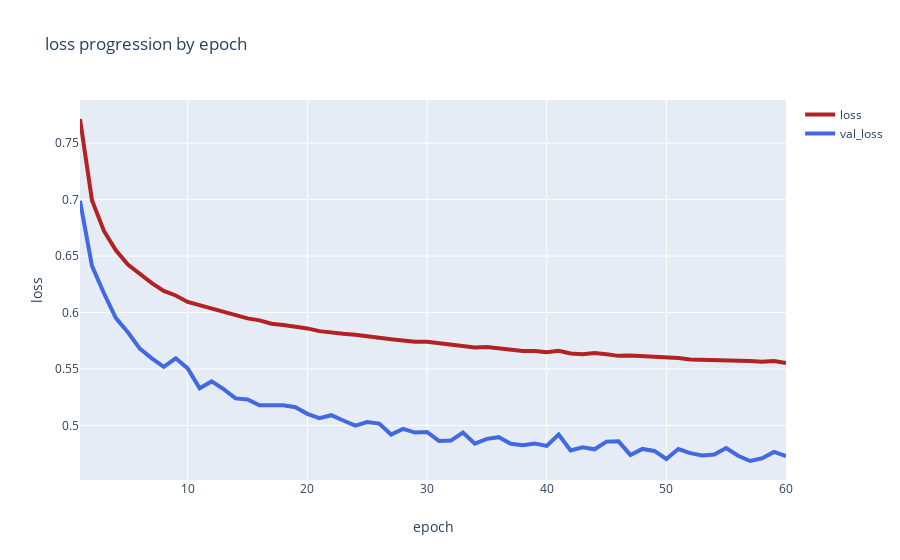

Here is the notebook cell this chart was saved with:
### Code cell
#fit data
epochs = np.arange(1, history.shape[1] +1, 1)
loss = history[0]
val_loss = history[1]
test_training_margin = np.absolute(val_loss - loss) / loss

fig = go.Figure()
# Create and style traces
fig.add_trace(go.Scatter(x=epochs, y=loss, name='loss', line=dict(color='firebrick', width=4)))
fig.add_trace(go.Scatter(x=epochs, y=val_loss, name='val_loss', line=dict(color='royalblue', width=4)))

# Edit the layout
fig.update_layout(title='loss progression by epoch', xaxis_title='epoch', yaxis_title='loss')
fig.show()

fig = go.Figure()
fig.add_trace(go.Scatter(x=epochs, y=test_training_margin, name='test_training_margin', line=dict(color='firebrick', width=4)))
fig.update_layout(title='loss margin between validation and training by epoch', xaxis_title='epoch', yaxis_title='testing to validation margin')
fig.show()

### Figure 1 — Plotly figure (JSON) as saved in the notebook; plotly's stock layout.template omitted (floating-point values rounded to 4 significant figures)
{"data": [{"line": {"color": "firebrick", "width": 4}, "name": "loss", "type": "scatter", "x": [1, 2, 3, 4, 5, 6, 7, 8, 9, 10, 11, 12, 13, 14, 15, 16, 17, 18, 19, 20, 21, 22, 23, 24, 25, 26, 27, 28, 29, 30, 31, 32, 33, 34, 35, 36, 37, 38, 39, 40, 41, 42, 43, 44, 45, 46, 47, 48, 49, 50, 51, 52, 53, 54, 55, 56, 57, 58, 59, 60], "y": [0.7715, 0.6995, 0.6723, 0.6552, 0.6424, 0.634, 0.6261, 0.6192, 0.6151, 0.6094, 0.6065, 0.6037, 0.6006, 0.5971, 0.5948, 0.5931, 0.5901, 0.589, 0.5879, 0.5859, 0.5835, 0.582, 0.5812, 0.5803, 0.5786, 0.5777, 0.5763, 0.5752, 0.5741, 0.574, 0.573, 0.5716, 0.5702, 0.5691, 0.5693, 0.5684, 0.5671, 0.5659, 0.566, 0.5649, 0.5661, 0.5638, 0.563, 0.5641, 0.5629, 0.5616, 0.562, 0.5615, 0.561, 0.56, 0.5597, 0.5584, 0.5582, 0.5578, 0.5581, 0.5576, 0.5571, 0.5563, 0.557, 0.5553]}, {"line": {"color": "royalblue", "width": 4}, "name": "val_loss", "type": "scatter", "x": [1, 2, 3, 4, 5, 6, 7, 8, 9, 10, 11, 12, 13, 14, 15, 16, 17, 18, 19, 20, 21, 22, 23, 24, 25, 26, 27, 28, 29, 30, 31, 32, 33, 34, 35, 36, 37, 38, 39, 40, 41, 42, 43, 44, 45, 46, 47, 48, 49, 50, 51, 52, 53, 54, 55, 56, 57, 58, 59, 60], "y": [0.699, 0.6413, 0.617, 0.595, 0.5825, 0.568, 0.5594, 0.5518, 0.5594, 0.5505, 0.5329, 0.539, 0.5322, 0.5239, 0.523, 0.5179, 0.5178, 0.5178, 0.5161, 0.5102, 0.5064, 0.509, 0.5043, 0.4997, 0.503, 0.5016, 0.4919, 0.4969, 0.4936, 0.4941, 0.4862, 0.4866, 0.4936, 0.4838, 0.4881, 0.4896, 0.4837, 0.4823, 0.4838, 0.4819, 0.4919, 0.4778, 0.4806, 0.4788, 0.4856, 0.4859, 0.4738, 0.4791, 0.4774, 0.4703, 0.4791, 0.4754, 0.4734, 0.4741, 0.4799, 0.4731, 0.4684, 0.4709, 0.4765, 0.4728]}], "layout": {"title": {"text": "loss progression by epoch"}, "xaxis": {"title": {"text": "epoch"}}, "yaxis": {"title": {"text": "loss"}}}}
